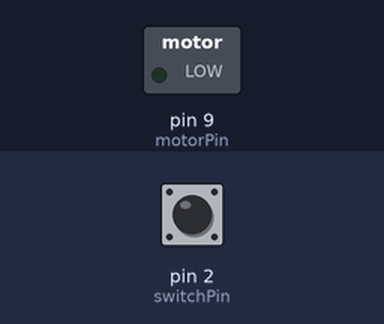
Bench run of a sketch on a simulated Arduino Uno, built with avr-gcc and run on an emulated ATmega328P. Parts: switched loads named in the sketch (green lamp = pin HIGH). The test bench sets the inputs (shaded band); at power-on: pin 2 (switchPin) LOW.

Above: at 1.2 s.
1.3 s: pin 2 (switchPin) pulled HIGH for 0.15 s
At 1.4 s:
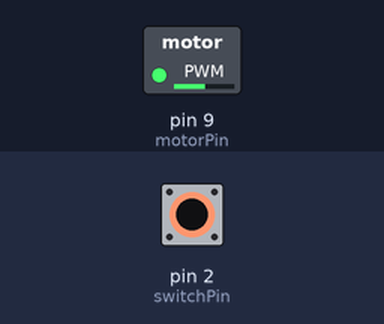
3.0 s: pin 2 (switchPin) pulled HIGH for 1 s
At 5.2 s:
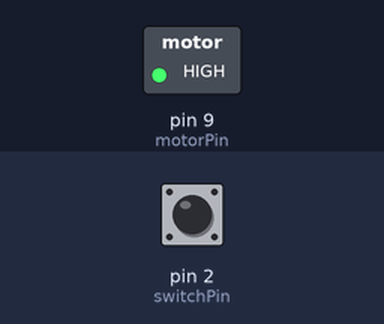
5.5 s: pin 2 (switchPin) pulled HIGH for 3.2 s
At 6.5 s:
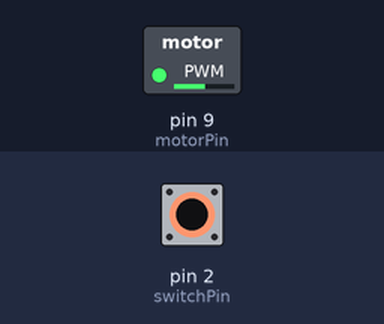
Timing chart, 0 to 10.2 s (numbered marks = the images above; inputs shaded):
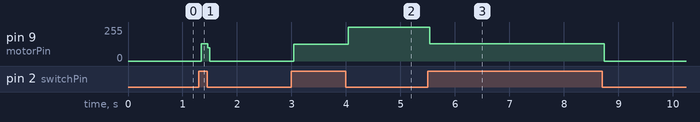

Measured:
- after the input at 1.3 s, pin 9 (motorPin): 0/255 → 131/255 at once, → 0/255 0.12 s later
- after the input at 3.0 s, pin 9 (motorPin): 0/255 → 124/255 at once, → 255/255 1.0 s later
- after the input at 5.5 s, pin 9 (motorPin): 255/255 → 131/255 at once, → 0/255 3.2 s later

The sketch:

p09_MotorizedPinwheel_Answer_Key.ino
```cpp
/*
  Arduino Starter Kit example
  Project 9 - Motorized Pinwheel

  This sketch is written to accompany Project 9 in the Arduino Starter Kit

  Parts required:
  - 10 kilohm resistor
  - pushbutton
  - motor
  - 9V battery
  - IRF520 MOSFET
  - 1N4007 diode

  created 13 Sep 2012
  by Scott Fitzgerald
  modified by Jina Wilde

  http://www.arduino.cc/starterKit
*/

// named constants for the switch and motor pins
const int switchPin = 2; // the number of the switch pin
const int motorPin =  9; // the number of the motor pin

int switchState = 0;  // variable for reading the switch's status
bool pressed = false;

void setup() {
  // initialize the motor pin as an output:
  pinMode(motorPin, OUTPUT);
  // initialize the switch pin as an input:
  pinMode(switchPin, INPUT);
}

void loop() {
  // read the state of the switch value:
  switchState = digitalRead(switchPin);
/*
  // check if the switch is pressed.
  if (switchState == HIGH) {
    // turn motor on:
    digitalWrite(motorPin, HIGH);
  } else {
    // turn motor off:
    digitalWrite(motorPin, LOW);
  }*/
///*

 // */
if(switchState == HIGH && pressed == false){
  pressed = true;
  digitalWrite(motorPin, HIGH);

  } else if(switchState == HIGH && pressed == true){
  pressed = false;
  digitalWrite(motorPin, LOW);

  }/*
  else if(switchState == LOW && on == true)
  digitalWrite(motorPin, HIGH);
else if(switchState == LOW && on == false)
  digitalWrite(motorPin, LOW);
    */
}
```
